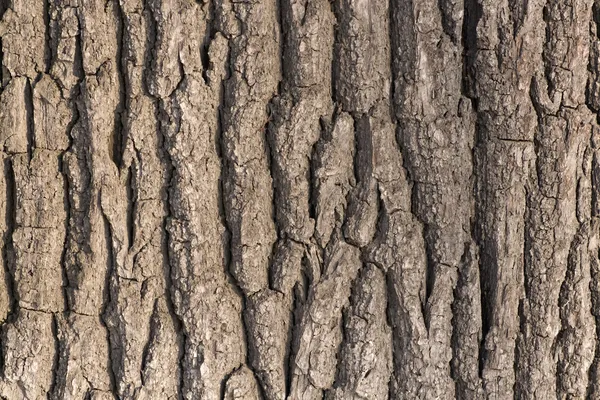
#> input picture agack.jpg, 600 x 400 px
$ python fft.py
#> lines starting #> are read from the running program, lines starting #| are printed output that depends on the picture
import cv2
import numpy as np
import matplotlib.pyplot as plt

img = cv2.imread('agack.jpg', 0)
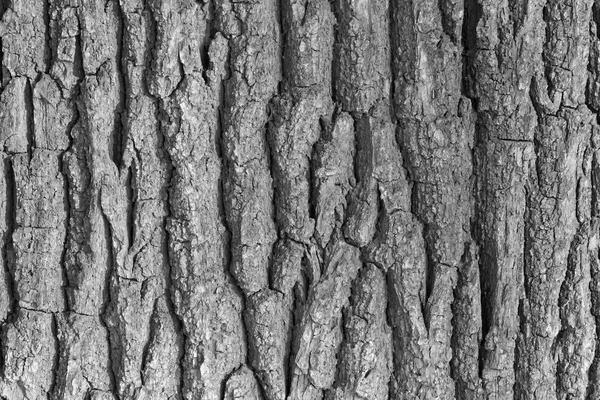
#> img: shape (400, 600); min 0, max 255, mean 119.9

f = np.fft.fft2(img) #2d
fshift = np.fft.fftshift(f)  # sıfır frekansını->merkeze / karmaşık  sayıdan
magnitude_spectrum = 20*np.log(np.abs(fshift)) # dengeli
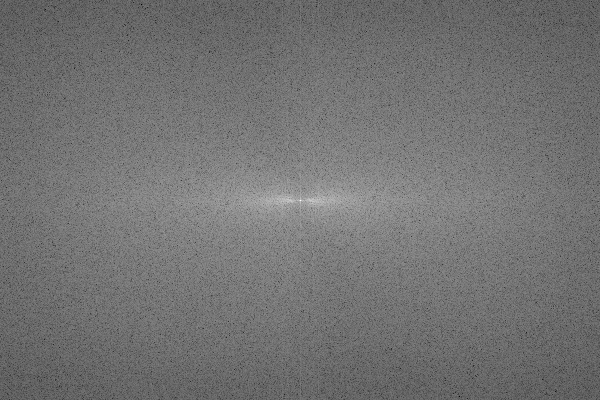
#> magnitude_spectrum: shape (400, 600) float64; min 43.24, max 343.5, mean 178.5; drawn with min black and max white
# 1 satır 2 sütun -> 1
plt.subplot(121), plt.imshow(img, cmap='gray'), plt.title('Original Image')
plt.subplot(122), plt.imshow(magnitude_spectrum, cmap='gray'), plt.title('Magnitude Spectrum')
plt.show()
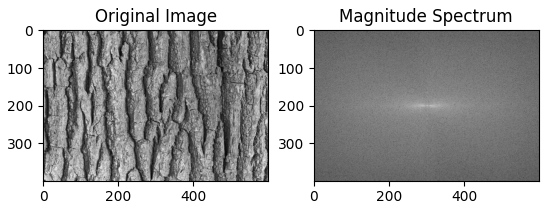
#> figure drawn by matplotlib, 2 panels

$ run again, with kizkulesi.jpeg copied over agack.jpg
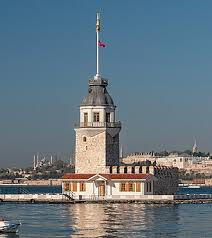
#> input picture kizkulesi.jpeg, 212 x 238 px
#> `magnitude_spectrum = 20*np.log(np.abs(fshift))`:
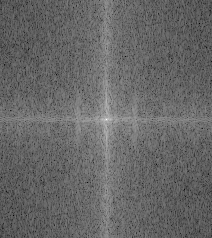
#> magnitude_spectrum: shape (238, 212) float64; min 52.04, max 311.5, mean 157.2; drawn with min black and max white
#> `plt.show()`:
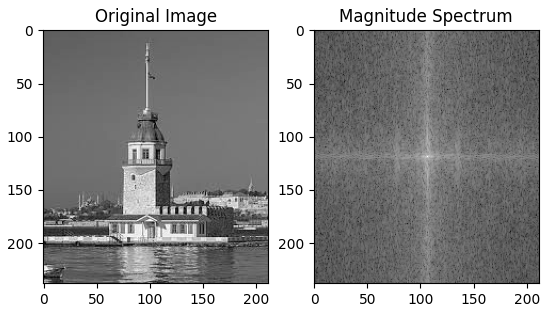
#> figure drawn by matplotlib, 2 panels
